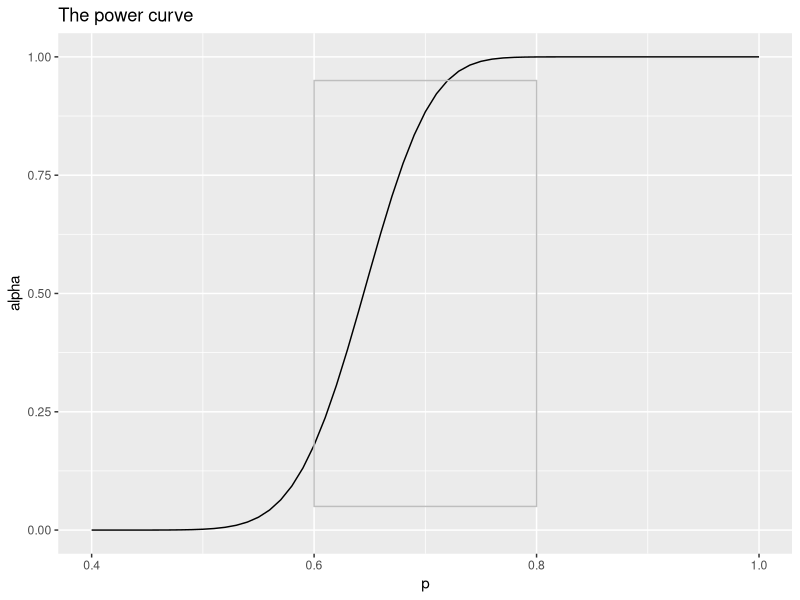
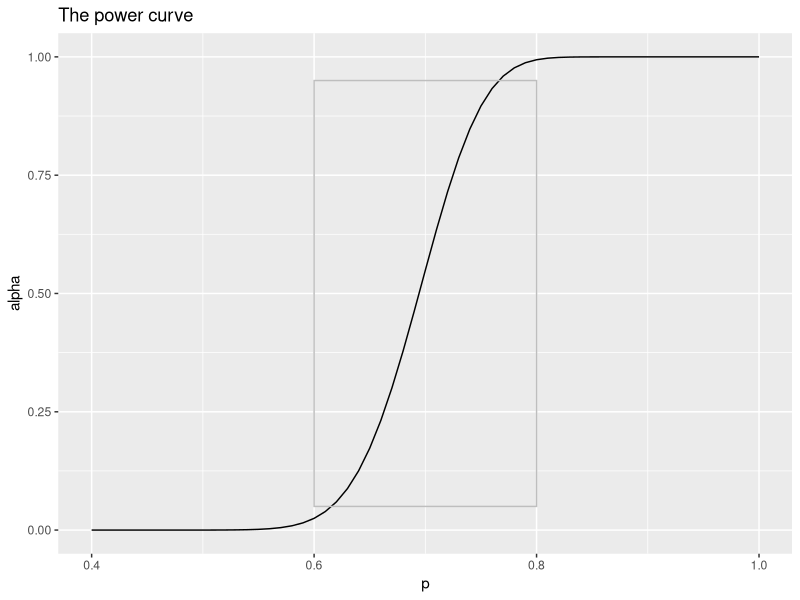
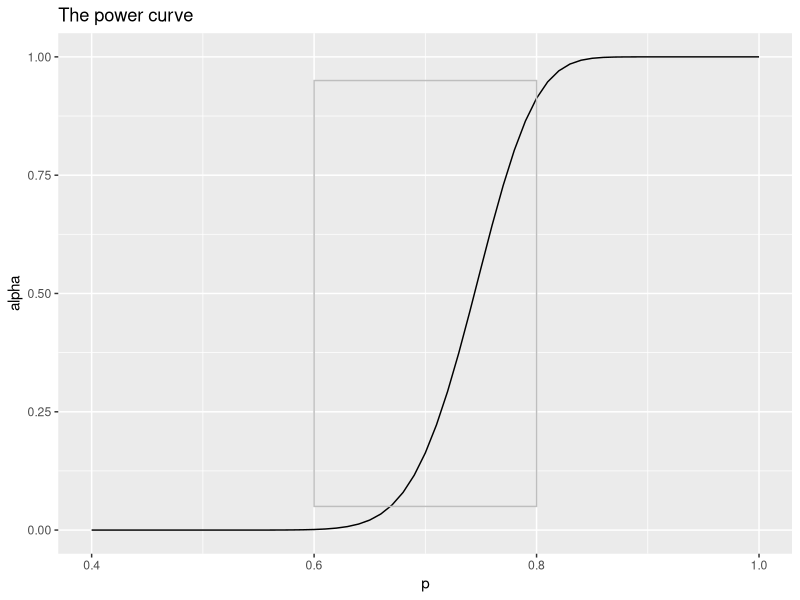
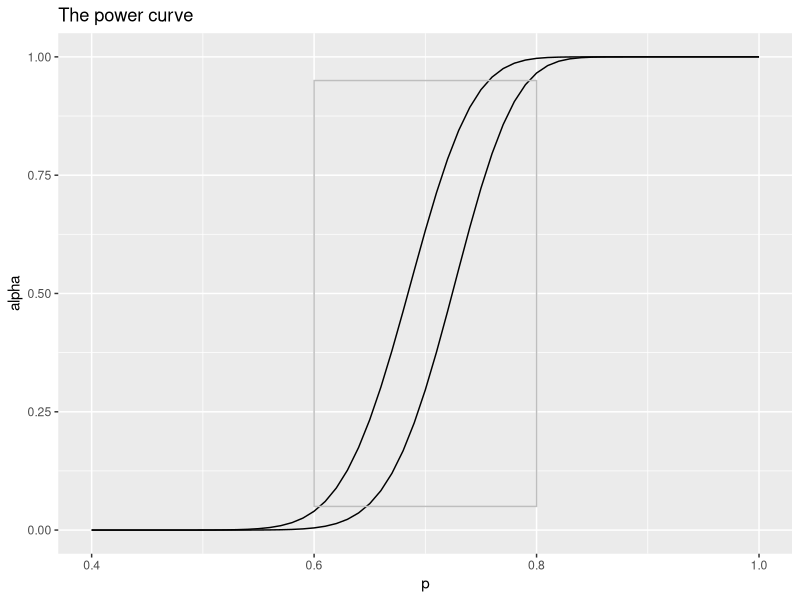

These figures' R source, in order:
## ---- chunk 1
library(ggplot2)
Plot <-function(m){
n <-100
p <-seq(0.4,1,0.01)
ap <-c()
for (i in p){
  a <- sum(dbinom(m:n,n,i))
  ap <-c(ap,a)
}
ggplot()+geom_line(aes(p,ap))+geom_rect(aes(xmin = 0.6, xmax = 0.8, ymin = 0.05, ymax = 0.95),alpha=0,color="grey")+ggtitle("The power curve")+ylab("alpha")
}
## ---- chunk 2
Plot(65)
Plot(70)
Plot(75)
## ---- chunk 3
n <-100
p <-seq(0.4,1,0.01)
ap69 <-c()
for (i in p){
  a <- sum(dbinom(69:n,n,i))
  ap69 <-c(ap69,a)
}
ap73 <-c()
for (i in p){
  a <- sum(dbinom(73:n,n,i))
  ap73 <-c(ap73,a)
}
ggplot()+geom_line(aes(p,ap69))+geom_line(aes(p,ap73))+geom_rect(aes(xmin = 0.6, xmax = 0.8, ymin = 0.05, ymax = 0.95),alpha=0,color="grey")+ggtitle("The power curve")+ylab("alpha")
